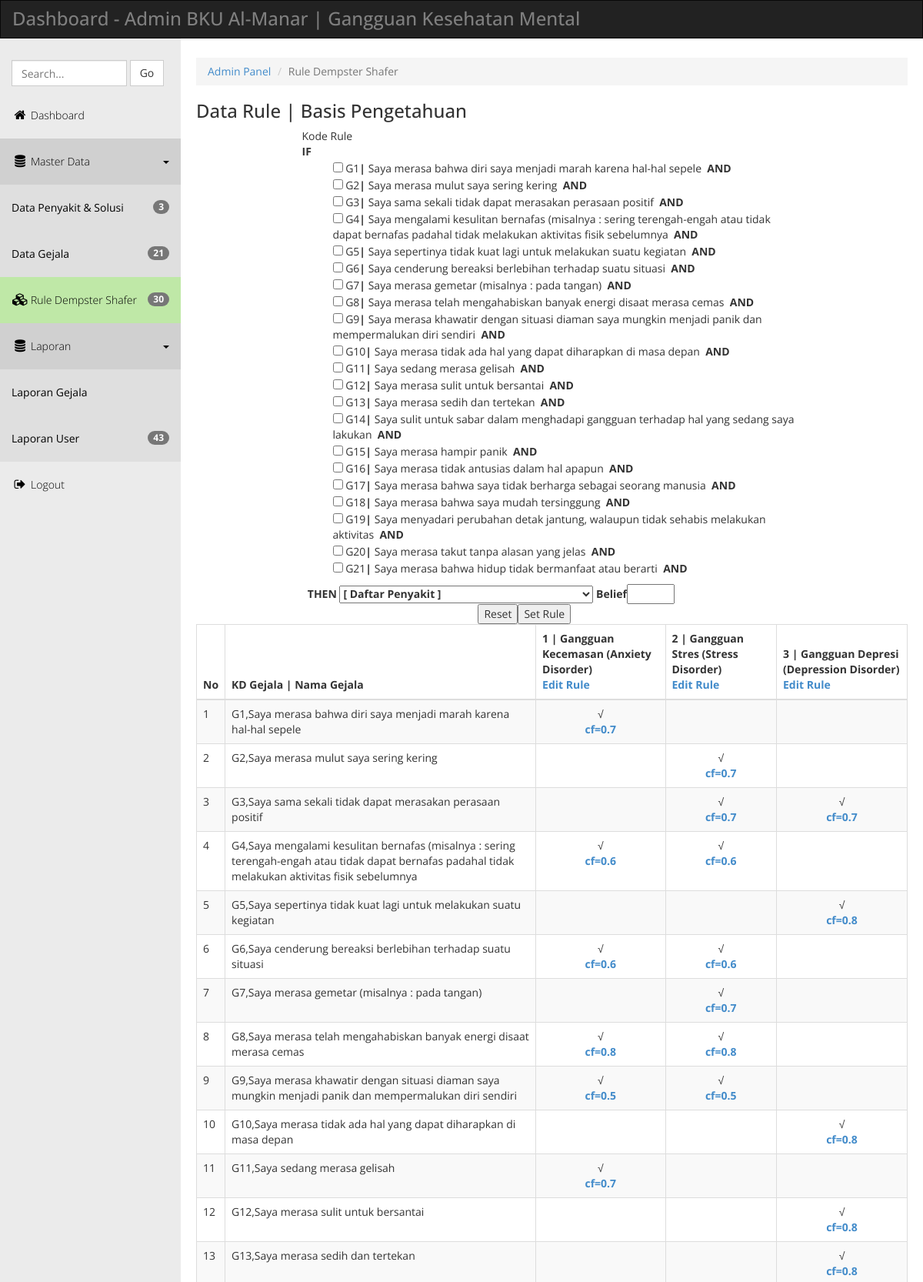
Page /admin/basis_pengetahuan.php (upper part) on the committed database.
### tables this page shows
CREATE TABLE `tb_gejala` (
  `id` int(11) NOT NULL,
  `kdgejala` varchar(3) DEFAULT NULL,
  `gejala` text DEFAULT NULL
);

CREATE TABLE `tb_rules` (
  `id_rules` int(11) NOT NULL,
  `id_problem` int(11) DEFAULT NULL,
  `id_evidence` int(11) DEFAULT NULL,
  `cf` float DEFAULT NULL
);

### admin/basis_pengetahuan.php (the view, shortened to what this page needs)
<!DOCTYPE html>
<head>
  <link rel="stylesheet" href="css/templatemo_main.css">
</head>
<body>
  <div class="navbar navbar-inverse" role="navigation">
      <div class="navbar-header">
        <div class="logo"><h1>Dashboard - Admin BKU Al-Manar | Gangguan Kesehatan Mental</h1></div>
      </div>
    </div>
    <div class="template-page-wrapper">
      <div class="navbar-collapse collapse templatemo-sidebar">
        <ul class="templatemo-sidebar-menu">
          <li>
            <form class="navbar-form">
              <input type="text" class="form-control" id="templatemo_search_box" placeholder="Search...">
              <span class="btn btn-default">Go</span>
            </form>
          </li>
          <li ><a href="index.php"><i class="fa fa-home"></i>Dashboard</a></li>
          <li class="sub open">
            <a href="javascript:;">
              <i class="fa fa-database"></i>Master Data <div class="pull-right"><span class="caret"></span></div>
            </a>
            <ul class="templatemo-submenu">
              <li><a href="penyakit.php"><span class="badge pull-right"><?php include "koneksi.php"; $queryNP=mysqli_query($koneksi,"SELECT * FROM tb_penyakit"); $numNP=mysqli_num_rows($queryNP); echo $numNP;?></span>Data Penyakit & Solusi</a></li>
              <li><a href="gejala.php"><span class="badge pull-right"><?php $queryNP=mysqli_query($koneksi,"SELECT * FROM `tb_gejala` ORDER BY `id` ASC" ); $numNP=mysqli_num_rows($queryNP); echo $numNP;?></span>Data Gejala</a></li>
            </ul>
          </li>
          <li class="active"><a href="basis_pengetahuan.php"><i class="fa fa-cubes"></i><span class="badge pull-right"><?php $queryNR=mysqli_query($koneksi,"SELECT * FROM tb_rules"); $numNR=mysqli_num_rows($queryNR); echo $numNR;?></span>Rule Dempster Shafer</a></li>
          <li class="sub open">
            <a href="javascript:;">
              <i class="fa fa-database"></i>Laporan<div class="pull-right"><span class="caret"></span></div>
            </a>
            <ul class="templatemo-submenu">
              <li><a href="lapgejala.php">Laporan Gejala</a></li>
              <li><a href="lapuser.php"><span class="badge pull-right"><?php $queryNP3=mysqli_query($koneksi,"SELECT * FROM tbpasien"); $numNP3=mysqli_num_rows($queryNP3); echo $numNP3;?></span>Laporan User</a></li>
            </ul>
          </li>
          <li><a href="javascript:;" data-toggle="modal" data-target="#confirmModal"><i class="fa fa-sign-out"></i>Logout</a></li>
        </ul>
      </div>
      <div class="templatemo-content-wrapper">
        <div class="templatemo-content">
          <ol class="breadcrumb">
            <li><a href="index.php">Admin Panel</a></li>
            <li class="active">Rule Dempster Shafer</li>
          </ol>
          <h1>Data Rule | Basis Pengetahuan</h1>
                   <div class="row">
            <div class="col-md-12">
              <div class="table-responsive">
              <div class="konten">
<form id="form1" name="form1" method="post" action="simpan_kaidah_produksi.php" enctype="multipart/form-data"><div>
  <table class="tab" width="650" border="0" align="center" cellpadding="4" cellspacing="1" bordercolor="#F0F0F0" bgcolor="#CCCC99">
      <tr bgcolor="#FFFFFF">
        <td>Kode Rule</td>
        <td>&nbsp;</td>
      </tr>
      <tr bgcolor="#FFFFFF">
        <td colspan="2"><strong>IF</strong><ul style="list-style:none;"> <?php
	include "koneksi.php";
	$arrPenyakit=array(); $arrGejala=array();
	$query=mysqli_query($koneksi,"SELECT * FROM tb_gejala ORDER BY id ASC") or die("Query Error..!" .mysqli_error);
	while ($row=mysqli_fetch_array($query)){
		$arrGejala["$row[id]"]=$row['kdgejala'].",".$row['gejala'];
	?>
    	<li><input type="checkbox" name="gejala[]" id="gejala" value="<?php echo $row['id'];?>">
    	<?php echo $row['kdgejala'] ."<strong>|&nbsp;</strong>".$row['gejala'];?><strong>&nbsp;&nbsp;AND</strong></li>
		 <?php } ?></ul><strong>&nbsp;&nbsp;THEN
		 <select name="TxtKdPenyakit" id="TxtKdPenyakit">
		   <option value="NULL">[ Daftar Penyakit ]</option>
		   <?php
	$sqlp = "SELECT * FROM tb_penyakit ORDER BY id";
	$qryp = mysqli_query($koneksi,$sqlp)
		    or die ("SQL Error: ".mysqli_error($koneksi));
	while ($datap=mysqli_fetch_array($qryp)) {
		$arrPenyakit["$datap[id]"]=$datap['nama_penyakit'];
	}
  ?>
		   </select>
		 Belief<input type="text" name="cf" size="5"></strong></td>
        </tr>
      <tr bgcolor="#FFFFFF">
        <td>&nbsp;</td>
        <td><input type="reset" name="Submit2" value="Reset" /><input type="submit" name="Submit" value="Set Rule" /></td>
      </tr>
    </table>
  </div>
</form>
<table class="table table-striped table-hover table-bordered" >
<thead>
  <tr>
    <th ><strong>No</strong></th>
    <th><strong>KD Gejala | Nama Gejala</strong><span style="float:right; margin-right:25px;"><strong></strong></span></th>
    <?php $query_p=mysqli_query($koneksi,"SELECT id_problem FROM tb_rules GROUP BY id_problem");
      while($data_p=mysqli_fetch_array($query_p)){
    ?>
    <th><?php $idp=$data_p['id_problem']; echo "$idp | "; print_r($arrPenyakit["$idp"]); ?><br><a href="edit_rule_base.php?kdpenyakit=<?php echo $data_p['id_problem'];?>">Edit Rule</a></th><?php }?>
    </tr></thead>
    <?php
    $query=mysqli_query($koneksi,"SELECT * FROM tb_rules GROUP BY id_evidence ORDER BY id_evidence ASC ")or die(mysqli_error());
	while($row=mysqli_fetch_array($query)){
	?>
  <tr>
    <td valign="top"><?php echo $row['id_evidence'];?></td>
    <td><?php $idG=$row['id_evidence']; print_r($arrGejala["$idG"]);?></td><?php $query_pb=mysqli_query($koneksi,"SELECT id_problem FROM tb_rules GROUP BY id_problem ");
	while($data_pb=mysqli_fetch_array($query_pb)){
	?>
    <td><?php $kdpenyakit_B=$data_pb['id_problem'];
	$kdgejala_B=$row['id_evidence'];
	$query_CG=mysqli_query($koneksi,"SELECT * FROM tb_rules WHERE id_problem='$kdpenyakit_B' AND id_evidence='$kdgejala_B' ");
	while($data_GB=mysqli_fetch_array($query_CG)){ echo "<center>&#8730;</center>";
	echo "<center><strong><a title='Edit Nilai CF Pada Tiap Gejala' href='edit_cf.php?id_problem=$kdpenyakit_B&id_evidence=$kdgejala_B&cf=$data_GB[cf]'>cf=$data_GB[cf]</a></strong></center>"; }
	?></td><?php }?>
    </tr>
  <?php } ?>
</table>
</div>
              </div>
            </div>
          </div>
        </div>
      </div>
    </div>
</body>
</html>

### admin/css/templatemo_main.css (style rules this page uses)
* { font-family: 'Open Sans', sans-serif; }
body { background-color: rgb(235,235,235); }
h1 { font-size: 24px; }
.logo { display: inline-block; }
.logo h1 { font-size: 24px; margin: 10px 15px; }
.templatemo-content-wrapper { float: left; width: 100%; }
.templatemo-content { margin-left: 235px; margin-top: 0px; min-height: 600px; padding: 25px 20px 0 20px; background-color: white; overflow-x: hidden; }
#templatemo_search_box { width: 150px; display: inline-block; }
.navbar { margin-bottom: 0; border-radius: 0; }
.navbar-header { color: rgb(127,127,127); }
.templatemo-sidebar { padding: 0; margin-top: 20px; }
.templatemo-sidebar .templatemo-sidebar-menu { list-style: none; margin: 0; padding: 0; }
.templatemo-sidebar .templatemo-sidebar-menu > li { display: block; margin: 0; padding: 0; border: 0px; }
.templatemo-sidebar .templatemo-sidebar-menu > li > a { display: block; position: relative; margin: 0; border: 0px; padding: 20px 15px; text-decoration: none; font-size: 14px; font-weight: 300; }
.templatemo-sidebar-menu a { color: black; }
.templatemo-sidebar-menu li.sub .templatemo-submenu { display: none; }
.templatemo-sidebar-menu li.sub.open .templatemo-submenu { display: block; }
.templatemo-submenu { padding-left: 0; }
.templatemo-submenu li { list-style: none; background-color: #DFDFDF; }
.templatemo-submenu li a { display: block; padding: 20px 15px; margin: 0; }
.templatemo-sidebar-menu > li.sub.open > a { background-color: rgba(145,145,145,0.3); }
.templatemo-sidebar .templatemo-sidebar-menu >li.active, .templatemo-sidebar .templatemo-sidebar-menu>li>a:hover { background-color: rgb(191, 232, 167); }
.templatemo-sidebar .templatemo-sidebar-menu > li > a > i { font-size: 16px; top: 2px; margin-top: 1px; margin-left: 1px; margin-right: 4px; display: inline-block; width: 1.25em; text-align: center; }
.nav-pills>li>a, .nav-tabs>li>a, .alert, .progress, .panel, .btn, .panel-group .panel, .form-control, .modal-content, .breadcrumb { border-radius: 0; }
@media screen and (min-width: 992px) { .templatemo-sidebar { width: 235px; float: left; position: relative; margin-right: -100%; } }

### rows in the picture
tb_gejala: kdgejala "G1", gejala "Saya merasa bahwa diri saya menjadi marah karena hal-hal sepele"
tb_gejala: kdgejala "G2", gejala "Saya merasa mulut saya sering kering"
tb_gejala: kdgejala "G3", gejala "Saya sama sekali tidak dapat merasakan perasaan positif"
tb_gejala: kdgejala "G4", gejala "Saya mengalami kesulitan bernafas (misalnya : sering terengah-engah atau tidak dapat bernafas padahal tidak melakukan aktivitas fisik sebelumnya"
tb_gejala: kdgejala "G5", gejala "Saya sepertinya tidak kuat lagi untuk melakukan suatu kegiatan"
tb_gejala: kdgejala "G6", gejala "Saya cenderung bereaksi berlebihan terhadap suatu situasi"
tb_gejala: kdgejala "G7", gejala "Saya merasa gemetar (misalnya : pada tangan)"
tb_gejala: kdgejala "G8", gejala "Saya merasa telah mengahabiskan banyak energi disaat merasa cemas"
tb_gejala: kdgejala "G9", gejala "Saya merasa khawatir dengan situasi diaman saya mungkin menjadi panik dan mempermalukan diri sendiri"
tb_gejala: kdgejala "G10", gejala "Saya merasa tidak ada hal yang dapat diharapkan di masa depan"
tb_gejala: kdgejala "G11", gejala "Saya sedang merasa gelisah"
tb_gejala: kdgejala "G12", gejala "Saya merasa sulit untuk bersantai"
tb_gejala: kdgejala "G13", gejala "Saya merasa sedih dan tertekan"
tb_gejala: kdgejala "G14", gejala "Saya sulit untuk sabar dalam menghadapi gangguan terhadap hal yang sedang saya lakukan"
tb_gejala: kdgejala "G15", gejala "Saya merasa hampir panik"
tb_gejala: kdgejala "G16", gejala "Saya merasa tidak antusias dalam hal apapun"
tb_gejala: kdgejala "G17", gejala "Saya merasa bahwa saya tidak berharga sebagai seorang manusia"
tb_gejala: kdgejala "G18", gejala "Saya merasa bahwa saya mudah tersinggung"
tb_gejala: kdgejala "G19", gejala "Saya menyadari perubahan detak jantung, walaupun tidak sehabis melakukan aktivitas"
tb_gejala: kdgejala "G20", gejala "Saya merasa takut tanpa alasan yang jelas"
tb_gejala: kdgejala "G21", gejala "Saya merasa bahwa hidup tidak bermanfaat atau berarti"
tb_rules: id_evidence "1", value "G1,Saya merasa bahwa diri saya menjadi marah karena hal-hal sepele", cf "0.7"
tb_rules: id_evidence "2", value "G2,Saya merasa mulut saya sering kering", cf "0.7"
tb_rules: id_evidence "3", value "G3,Saya sama sekali tidak dapat merasakan perasaan positif", cf "0.7"
tb_rules: cf "0.7"
tb_rules: id_evidence "4", value "G4,Saya mengalami kesulitan bernafas (misalnya : sering terengah-engah atau tidak dapat bernafas padahal tidak melakukan aktivitas fisik sebelumnya", cf "0.6"
tb_rules: cf "0.6"
tb_rules: id_evidence "5", value "G5,Saya sepertinya tidak kuat lagi untuk melakukan suatu kegiatan", cf "0.8"
tb_rules: id_evidence "6", value "G6,Saya cenderung bereaksi berlebihan terhadap suatu situasi", cf "0.6"
tb_rules: cf "0.6"
tb_rules: id_evidence "7", value "G7,Saya merasa gemetar (misalnya : pada tangan)", cf "0.7"
tb_rules: id_evidence "8", value "G8,Saya merasa telah mengahabiskan banyak energi disaat merasa cemas", cf "0.8"
tb_rules: cf "0.8"
tb_rules: id_evidence "9", value "G9,Saya merasa khawatir dengan situasi diaman saya mungkin menjadi panik dan mempermalukan diri sendiri", cf "0.5"
tb_rules: cf "0.5"
tb_rules: id_evidence "10", value "G10,Saya merasa tidak ada hal yang dapat diharapkan di masa depan", cf "0.8"
tb_rules: id_evidence "11", value "G11,Saya sedang merasa gelisah", cf "0.7"
tb_rules: id_evidence "12", value "G12,Saya merasa sulit untuk bersantai", cf "0.8"
tb_rules: id_evidence "13", value "G13,Saya merasa sedih dan tertekan", cf "0.8"

### other values in the picture
$numNP "3"
$numNP "21"
$numNR "30"
$numNP3 "43"
$idp "1"
$idp "2"
$idp "3"
